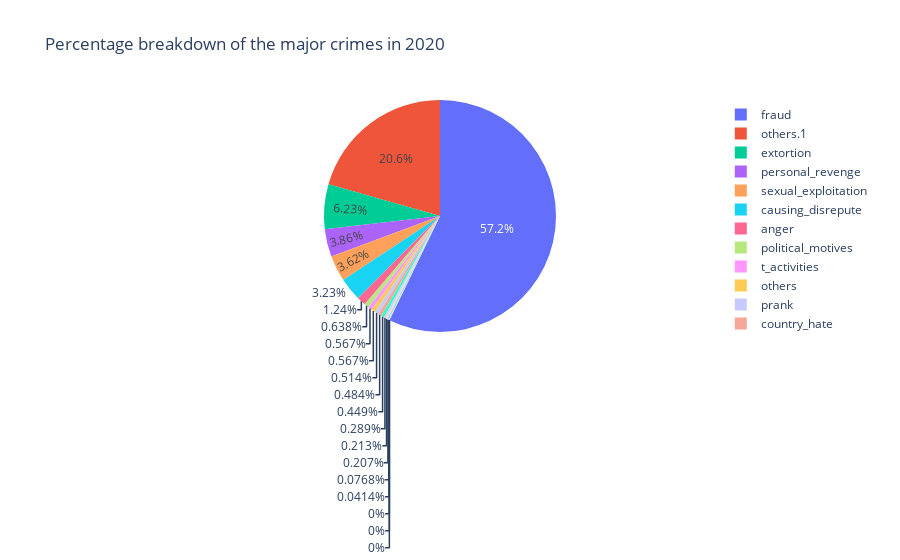

The code cell stored with this chart in its notebook:
### Code cell
#we can plot a pie chart for the yearwise data, showing the highest states and the figures
#for 2020
fig = px.pie(final_df, values='2020', names='Categories', hover_data=['state_2020'], title="Percentage breakdown of the major crimes in 2020")
fig.show()

### Figure 1 — Plotly figure (JSON) as saved in the notebook; plotly's stock layout.template omitted (floating-point values rounded to 4 significant figures)
{"data": [{"customdata": [["Assam"], ["Uttar Pradesh"], ["Karnataka"], ["Uttar Pradesh"], ["Uttar Pradesh"], ["Uttar Pradesh"], ["Maharashtra"], ["Tamil Nadu"], ["Uttar Pradesh"], ["Jharkhand"], ["Andhra Pradesh"], ["Uttar Pradesh"], ["Uttar Pradesh"], ["Uttar Pradesh"], ["Jharkhand"], ["Uttar Pradesh"], ["Uttar Pradesh"], ["Andhra Pradesh"], ["Jharkhand"], ["Andhra Pradesh"], ["Uttar Pradesh"], [null]], "domain": {"x": [0, 1], "y": [0, 1]}, "hovertemplate": "Categories=%{label}<br>2020=%{value}<br>state_2020=%{customdata[0]}<extra></extra>", "labels": ["personal_revenge", "anger", "fraud", "extortion", "causing_disrepute", "prank", "sexual_exploitation", "political_motives", "t_activities", "t_recruitment", "t_funding", "others", "country_hate", "disrupt_public_service", "sale_illegal", "dev_own_business", "spreading_piracy", "psycho_pervert", "steal_info", "suicide", "others.1", "total"], "legendgroup": "", "name": "", "showlegend": true, "type": "pie", "values": [654, 210, 9680, 1055, 547, 87, 612, 108, 96, 7, 0, 96, 82, 35, 13, 76, 36, 0, 49, 0, 3483, null]}], "layout": {"legend": {"tracegroupgap": 0}, "title": {"text": "Percentage breakdown of the major crimes in 2020"}}}
